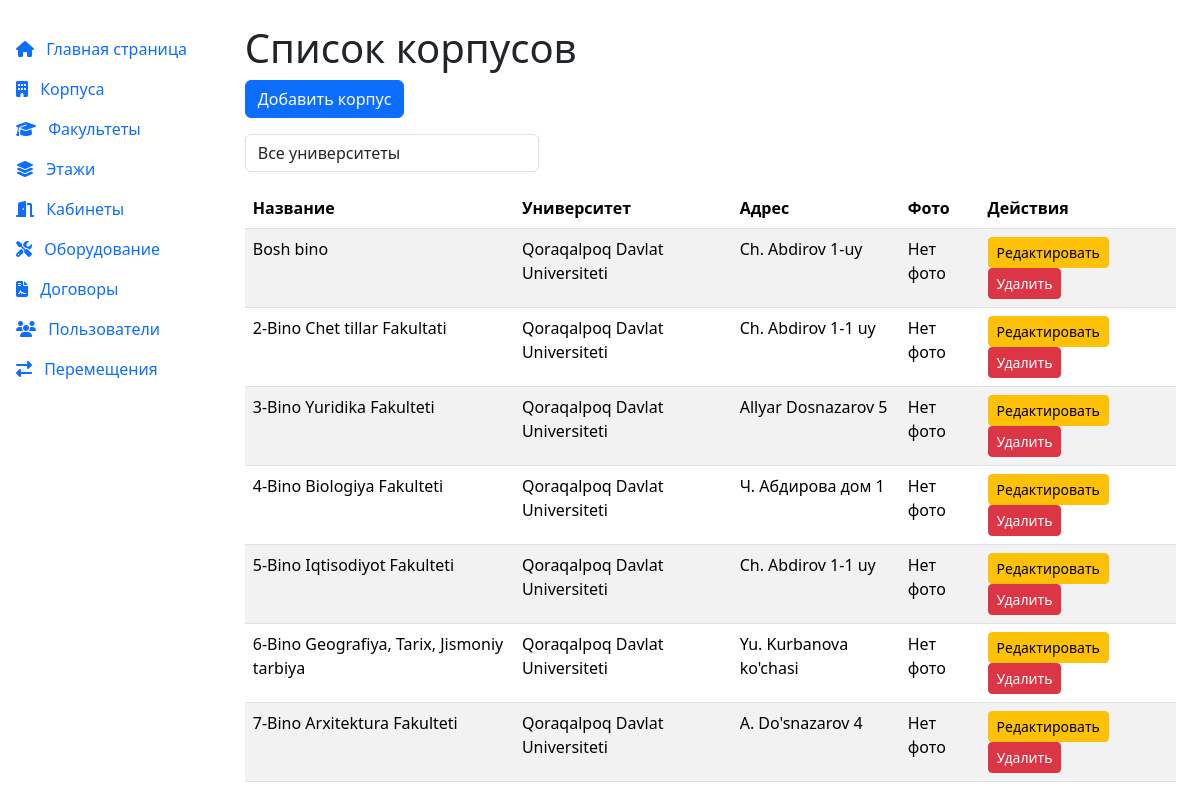
/custom_admin/buildings/ (signed in), run on the app's committed database.
### university/models.py (models this page shows, shortened)
class Building(models.Model):   # Корпус
    university = models.ForeignKey(
        'University',
        on_delete=models.CASCADE,
        related_name='buildings',
        verbose_name="Университет"
    )
    name = models.CharField(max_length=100, verbose_name="Название корпуса")
    address = models.TextField(verbose_name="Адрес корпуса", blank=True)
    photo = models.ImageField(upload_to='building_photos/', null=True, blank=True, verbose_name="Фото корпуса")
    class Meta:
        verbose_name = "Корпус"
        verbose_name_plural = "Корпуса"

class University(models.Model):  # Университет
    name = models.CharField(max_length=255, verbose_name="Название университета")
    address = models.TextField(verbose_name="Адрес")
    logo = models.ImageField(upload_to='university_logos/', null=True, blank=True, verbose_name="Логотип")
    class Meta:
        verbose_name = "Университет"
        verbose_name_plural = "Университеты"

### custom_admin/views.py (the view)
# urls.py: path('buildings/', views.BuildingListView.as_view(), name='building_list'),
class BuildingListView(AdminOrManagerMixin, ListView):
    model = Building
    template_name = 'custom_admin/building_list.html'
    context_object_name = 'buildings'
    paginate_by = 10
    def get_queryset(self):
        queryset = Building.objects.all().select_related('university')
        university_id = self.request.GET.get('university')
        if university_id:
            queryset = queryset.filter(university_id=university_id)
        return queryset
    def get_context_data(self, **kwargs):
        context = super().get_context_data(**kwargs)
        context['universities'] = University.objects.all()
        return context

### custom_admin/views.py (called while the page is built)
    def dispatch(self, request, *args, **kwargs):
        if not request.user.is_authenticated:
            return redirect('custom_admin:login')
        if not (request.user.is_admin() or request.user.is_manager()):
            return render(request, 'custom_admin/error.html', {
                'error': 'Доступ только для администраторов или менеджеров'
            }, status=403)
        return super().dispatch(request, *args, **kwargs)

### user/models.py (called while the page is built)
    def is_admin(self):
        return self.role == self.Role.ADMIN

### custom_admin/templates/custom_admin/building_list.html (shortened to what this page needs)
{% extends 'custom_admin/base.html' %}
{% block content %}
<h1>Список корпусов</h1>
<div class="mb-3">
    <a href="{% url 'custom_admin:building_create' %}" class="btn btn-primary">Добавить корпус</a>
</div>
<form method="get" class="mb-3">
    <div class="row">
        <div class="col-md-4">
            <select name="university" class="form-control" onchange="this.form.submit()">
                <option value="">Все университеты</option>
            </select>
        </div>
    </div>
</form>
{% if buildings %}
    <table class="table table-striped">
        <thead>
            <tr>
                <th>Название</th>
                <th>Университет</th>
                <th>Адрес</th>
                <th>Фото</th>
                <th>Действия</th>
            </tr>
        </thead>
        <tbody>
            {% for building in buildings %}
                <tr>
                    <td>{{ building.name }}</td>
                    <td>{{ building.university.name }}</td>
                    <td>{{ building.address|default:"—" }}</td>
                    <td>
                        {% if building.photo %}
                            <img src="{{ building.photo.url }}" alt="Фото корпуса" style="max-width: 50px;">
                        {% else %}
                            Нет фото
                        {% endif %}
                    </td>
                    <td>
                        <a href="{% url 'custom_admin:building_edit' building.pk %}" class="btn btn-sm btn-warning">Редактировать</a>
                        <a href="{% url 'custom_admin:building_delete' building.pk %}" class="btn btn-sm btn-danger">Удалить</a>
                    </td>
                </tr>
            {% endfor %}
        </tbody>
    </table>
{% else %}
    <p>Корпуса отсутствуют.</p>
{% endif %}
{% endblock %}

### data on the page
Building: name "Bosh bino", university.name "Qoraqalpoq Davlat Universiteti", address "Ch. Abdirov 1-uy", photo "Нет фото"
Building: name "2-Bino Chet tillar Fakultati", university.name "Qoraqalpoq Davlat Universiteti", address "Ch. Abdirov 1-1 uy", photo "Нет фото"
Building: name "3-Bino Yuridika Fakulteti", university.name "Qoraqalpoq Davlat Universiteti", address "Allyar Dosnazarov 5", photo "Нет фото"
Building: name "4-Bino Biologiya Fakulteti", university.name "Qoraqalpoq Davlat Universiteti", address "Ч. Абдирова дом 1", photo "Нет фото"
Building: name "5-Bino Iqtisodiyot Fakulteti", university.name "Qoraqalpoq Davlat Universiteti", address "Ch. Abdirov 1-1 uy", photo "Нет фото"
Building: name "6-Bino Geografiya, Tarix, Jismoniy tarbiya", university.name "Qoraqalpoq Davlat Universiteti", address "Yu. Kurbanova ko'chasi", photo "Нет фото"
Building: name "7-Bino Arxitektura Fakulteti", university.name "Qoraqalpoq Davlat Universiteti", address "A. Do'snazarov 4", photo "Нет фото"
